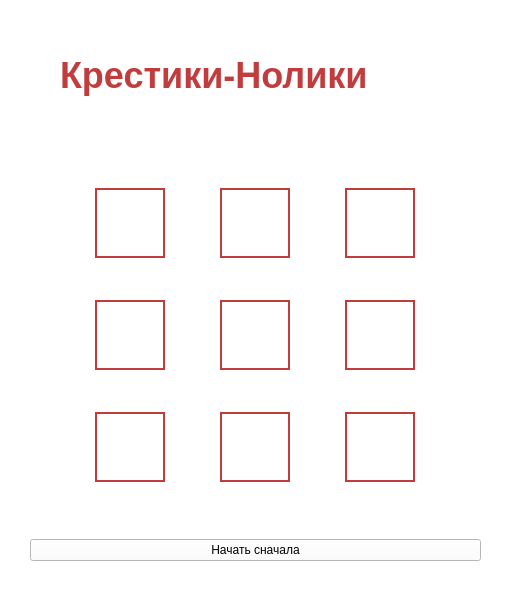
<?xml version="1.0" encoding="UTF-8"?>
<ui version="4.0">
 <class>MainWindow</class>
 <widget class="QMainWindow" name="MainWindow">
  <property name="geometry">
   <rect>
    <x>0</x>
    <y>0</y>
    <width>509</width>
    <height>597</height>
   </rect>
  </property>
  <property name="windowTitle">
   <string>MainWindow</string>
  </property>
  <property name="styleSheet">
   <string notr="true">background-color: rgb(255, 255, 255);</string>
  </property>
  <widget class="QWidget" name="centralwidget">
   <widget class="QWidget" name="">
    <property name="geometry">
     <rect>
      <x>30</x>
      <y>10</y>
      <width>451</width>
      <height>551</height>
     </rect>
    </property>
    <layout class="QVBoxLayout" name="verticalLayout">
     <item>
      <widget class="QLabel" name="label">
       <property name="maximumSize">
        <size>
         <width>16777215</width>
         <height>130</height>
        </size>
       </property>
       <property name="styleSheet">
        <string notr="true">color: #C13D3D;
font-family: &quot;Comic Sans MS&quot;, &quot;Caveat&quot;, &quot;Segoe Print&quot;, cursive;
font-size:36px;
font-weight: bold;
padding:20px;</string>
       </property>
       <property name="text">
        <string>Крестики-Нолики</string>
       </property>
      </widget>
     </item>
     <item>
      <widget class="QWidget" name="widget" native="true">
       <property name="styleSheet">
        <string notr="true">QWidget{
	background-color: transparent;
}

QPushButton {
	background-color: transparent ;
	border: 2px solid #C13D3D;
    border-radius: 0;
	color: #C13D3D;
	font-family: &quot;Comic Sans MS&quot;, &quot;Segoe Print&quot;, cursive;
	font-size: 36px;
	font-weight:bold;
}

QPushButton:hover {
	background-color: rgba(193, 61, 61, 0.08);
	border-radius: 15px;
}

QPushButton:pressed{
	background-color: rgba(193, 61, 61, 0.15);
	border-radius: 15px;
}
</string>
       </property>
       <widget class="QWidget" name="gridLayoutWidget">
        <property name="geometry">
         <rect>
          <x>10</x>
          <y>0</y>
          <width>431</width>
          <height>381</height>
         </rect>
        </property>
        <layout class="QGridLayout" name="gridLayout">
         <property name="spacing">
          <number>0</number>
         </property>
         <item row="2" column="2">
          <widget class="QPushButton" name="btn9">
           <property name="minimumSize">
            <size>
             <width>70</width>
             <height>70</height>
            </size>
           </property>
           <property name="maximumSize">
            <size>
             <width>70</width>
             <height>70</height>
            </size>
           </property>
           <property name="text">
            <string/>
           </property>
          </widget>
         </item>
         <item row="2" column="1">
          <widget class="QPushButton" name="btn8">
           <property name="minimumSize">
            <size>
             <width>70</width>
             <height>70</height>
            </size>
           </property>
           <property name="maximumSize">
            <size>
             <width>70</width>
             <height>70</height>
            </size>
           </property>
           <property name="text">
            <string/>
           </property>
          </widget>
         </item>
         <item row="0" column="0">
          <widget class="QPushButton" name="btn1">
           <property name="minimumSize">
            <size>
             <width>70</width>
             <height>70</height>
            </size>
           </property>
           <property name="maximumSize">
            <size>
             <width>70</width>
             <height>70</height>
            </size>
           </property>
           <property name="text">
            <string/>
           </property>
          </widget>
         </item>
         <item row="2" column="0">
          <widget class="QPushButton" name="btn7">
           <property name="minimumSize">
            <size>
             <width>70</width>
             <height>70</height>
            </size>
           </property>
           <property name="maximumSize">
            <size>
             <width>70</width>
             <height>70</height>
            </size>
           </property>
           <property name="text">
            <string/>
           </property>
          </widget>
         </item>
         <item row="1" column="0">
          <widget class="QPushButton" name="btn4">
           <property name="minimumSize">
            <size>
             <width>70</width>
             <height>70</height>
            </size>
           </property>
           <property name="maximumSize">
            <size>
             <width>70</width>
             <height>70</height>
            </size>
           </property>
           <property name="text">
            <string/>
           </property>
          </widget>
         </item>
         <item row="0" column="1">
          <widget class="QPushButton" name="btn2">
           <property name="minimumSize">
            <size>
             <width>70</width>
             <height>70</height>
            </size>
           </property>
           <property name="maximumSize">
            <size>
             <width>70</width>
             <height>70</height>
            </size>
           </property>
           <property name="text">
            <string/>
           </property>
          </widget>
         </item>
         <item row="0" column="2">
          <widget class="QPushButton" name="btn3">
           <property name="minimumSize">
            <size>
             <width>70</width>
             <height>70</height>
            </size>
           </property>
           <property name="maximumSize">
            <size>
             <width>70</width>
             <height>70</height>
            </size>
           </property>
           <property name="text">
            <string/>
           </property>
          </widget>
         </item>
         <item row="1" column="2">
          <widget class="QPushButton" name="btn6">
           <property name="minimumSize">
            <size>
             <width>70</width>
             <height>70</height>
            </size>
           </property>
           <property name="maximumSize">
            <size>
             <width>70</width>
             <height>70</height>
            </size>
           </property>
           <property name="text">
            <string/>
           </property>
          </widget>
         </item>
         <item row="1" column="1">
          <widget class="QPushButton" name="btn5">
           <property name="minimumSize">
            <size>
             <width>70</width>
             <height>70</height>
            </size>
           </property>
           <property name="maximumSize">
            <size>
             <width>70</width>
             <height>70</height>
            </size>
           </property>
           <property name="text">
            <string/>
           </property>
          </widget>
         </item>
        </layout>
       </widget>
      </widget>
     </item>
     <item>
      <widget class="QPushButton" name="resetBtn">
       <property name="text">
        <string>Начать сначала</string>
       </property>
      </widget>
     </item>
    </layout>
   </widget>
   <zorder>resetBtn</zorder>
   <zorder>label</zorder>
   <zorder>widget</zorder>
  </widget>
 </widget>
 <resources/>
 <connections/>
</ui>
